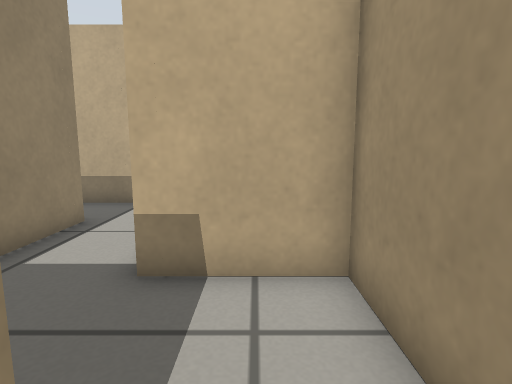
View 1 (above)

13 first-person views from a walk through a robot-simulator world made for Gazebo. The camera is 0.48 m above the floor, tilts 8° down and sees 80° across. The floor is counted in squares, 0.25 m on a side. Each view is taken from the middle of a square. On the plan, view 1 faces up. The plan holds only what a view shows up to about 17 squares ahead; the rest is blank.

View 2
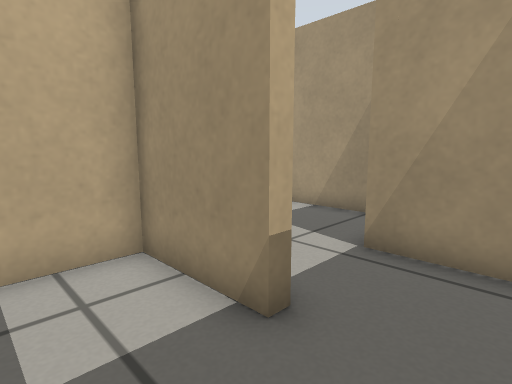

View 3
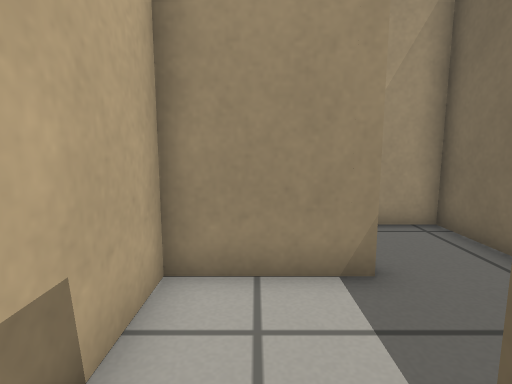

View 4
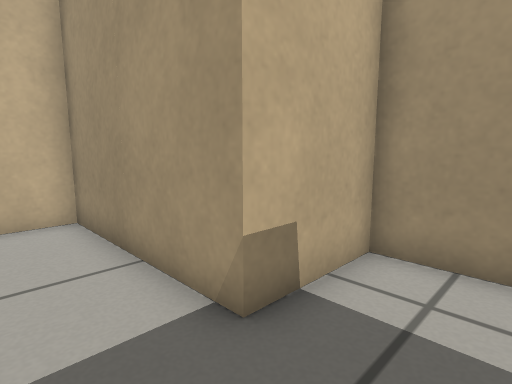

View 5
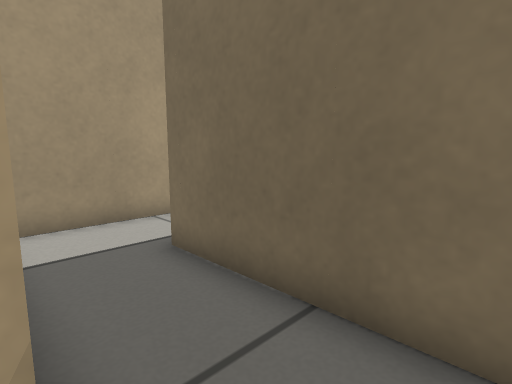

View 6
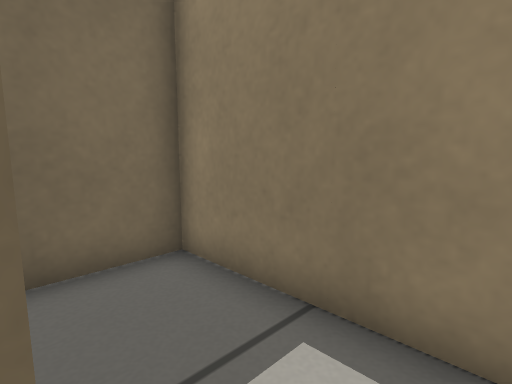

View 7
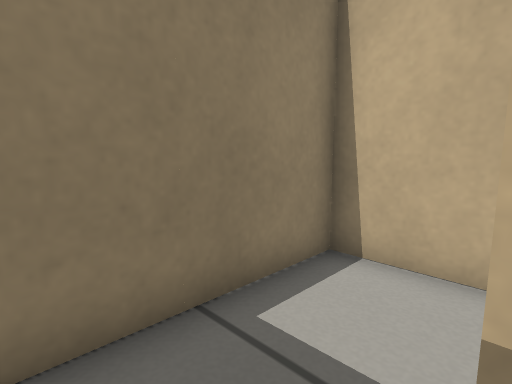

View 8
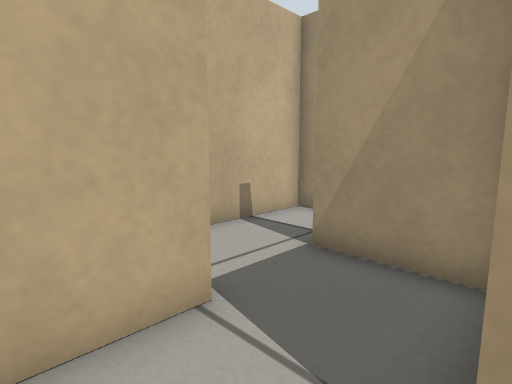

View 9
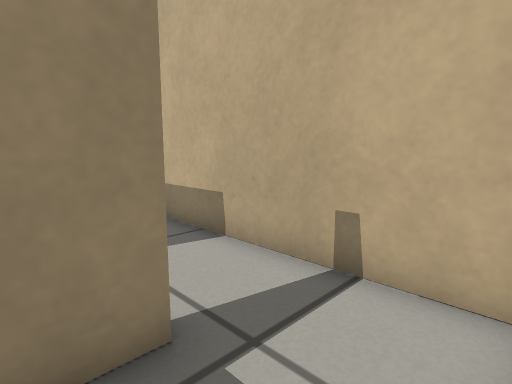

View 10
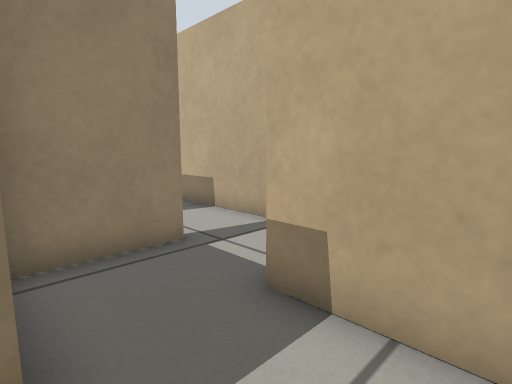

View 11
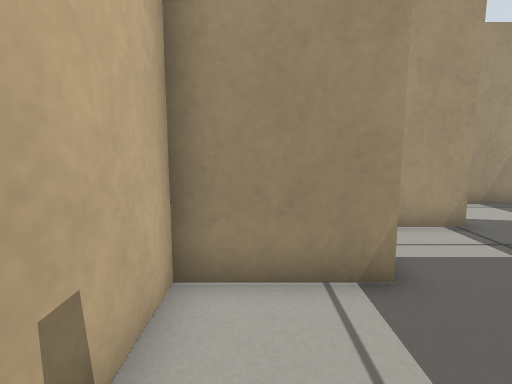

View 12
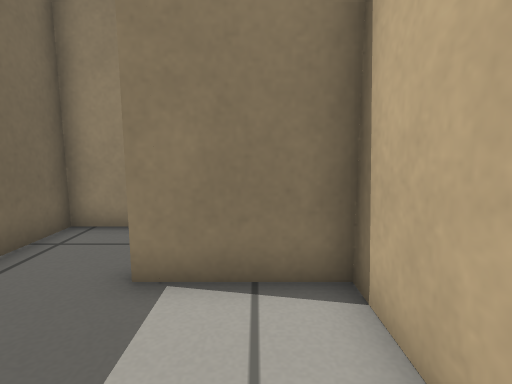

View 13
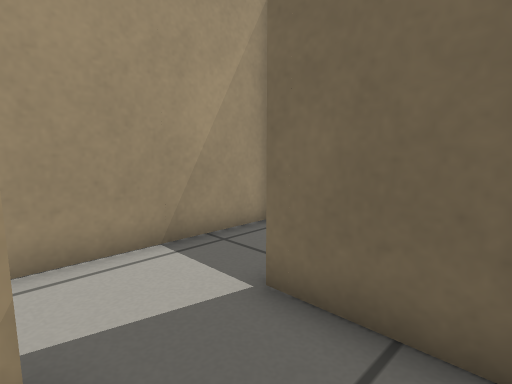

### Floor plan
Points are (right, up) in squares from view 1. A wall is a line through its corners. A room is listed if a view was taken in it or the views show most of it. See-through windows are left out.
Room 1 (views 1, 2, 3, 4)
walls: (-1.4, -0.1) (-1.4, -1.6) (0.8, -1.6); (1.4, 1.5) (1.4, 4.4) (-1.5, 4.4); (-1.8, 5.4) (-1.8, 7.6); (2.4, -1.6) (4.6, -1.6) (4.6, 0.5); (-4.6, 7.5) (-4.6, 5.4)
ways out: opening at (3, 1) to room 5; opening at (-3.5, 6.5) to room 6
objects: beige post (-2, 1); beige post (-2, 5)
Room 2 (views 5, 7, 8)
walls: (-11, 10.6) (-11, 8.5); (-8.5, 14) (-10.5, 14); (-11, 13.5) (-11, 11.4); (-10.5, 8) (-8.5, 8)
ways out: opening at (-8, 12.5) to room 3; opening at (-6.5, 9.5) to room 6
objects: beige post (-11, 11); beige post (-8, 11)
Room 3 (views 6, 11)
walls: (-8.4, 17.2) (-9.9, 17.2); (-5.4, 17.2) (-7.5, 17.2); (-5, 11.5) (-5, 13.5); (-1.8, 14.5) (-1.8, 17.2) (-4.6, 17.2)
ways out: opening at (-8, 12.5) to room 2; opening at (-3.5, 13.5) to room 4
objects: beige post (-8, 14); beige post (-8, 17); beige post (-5, 14); beige post (-5, 17)
Room 4 (views 9, 10, 13)
walls: (1.4, 11.5) (1.4, 12.5); (-0.9, 8) (1.5, 8); (4.6, 8.5) (4.6, 10.6); (0.9, 14) (-1.5, 14); (4.6, 5.5) (4.6, 7.6); (-4.6, 13.5) (-4.6, 11.4)
ways out: opening at (-3.5, 13.5) to room 3
objects: beige post (-2, 11); beige post (-2, 14); beige post (2, 8); beige post (2, 11)
Room 5 (view 12)
walls: (4.5, 4.4) (1.8, 4.4) (1.8, 1.5); (7.8, 3) (7.8, 4.5)
ways out: opening at (3, 1) to room 1
objects: beige post (2, 1); beige post (5, 1)
Room 6 (no view inside)
walls: (-5.4, 10.8) (-6.2, 10.8); (-7.6, 8) (-5.5, 8); (-2.5, 10.8) (-4.5, 10.8); (-1.8, 8.4) (-1.8, 10.5)
ways out: opening at (-3.5, 6.5) to room 1; opening at (-6.5, 9.5) to room 2
objects: beige post (-5, 8); beige post (-5, 11); beige post (-2, 8)

Positions as (right, up) in squares from view 1, and headings:
1: (0, 0), facing up
2: (-1, -1), facing up-right
3: (-3, 3), facing right
4: (-4, 2), facing up-right
5: (-10, 11), facing down-right
6: (-8, 13), facing down-left
7: (-8, 9), facing up-left
8: (-10, 11), facing up-right
9: (-2, 13), facing up-left
10: (1, 11), facing up-left
11: (-6, 16), facing right
12: (6, 3), facing left
13: (-1, 11), facing down-right
